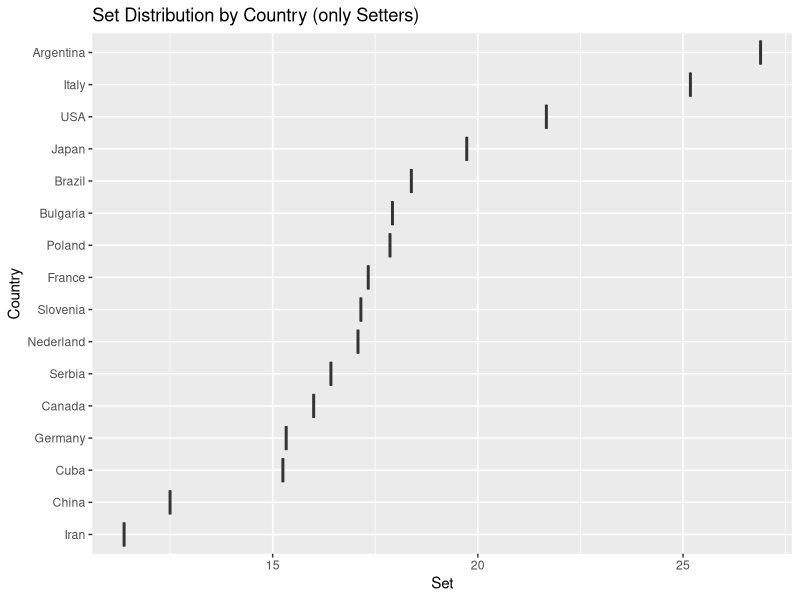
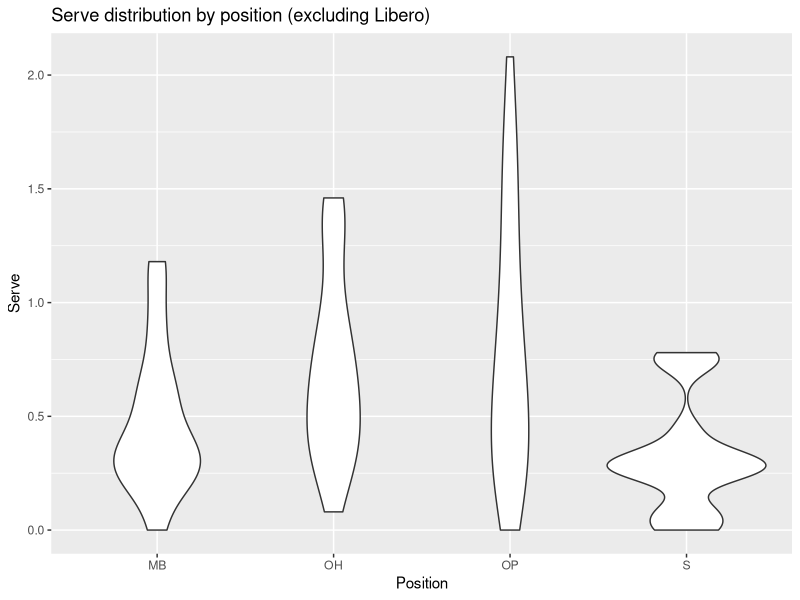
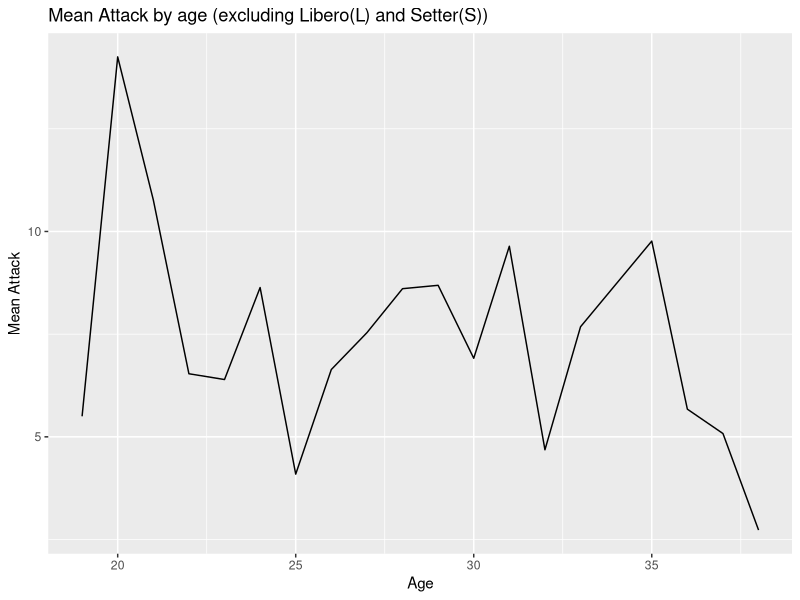
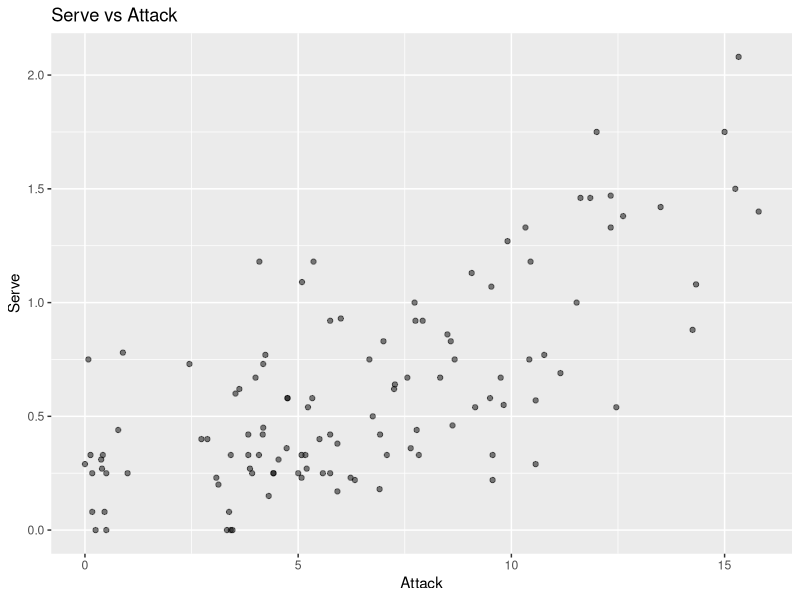
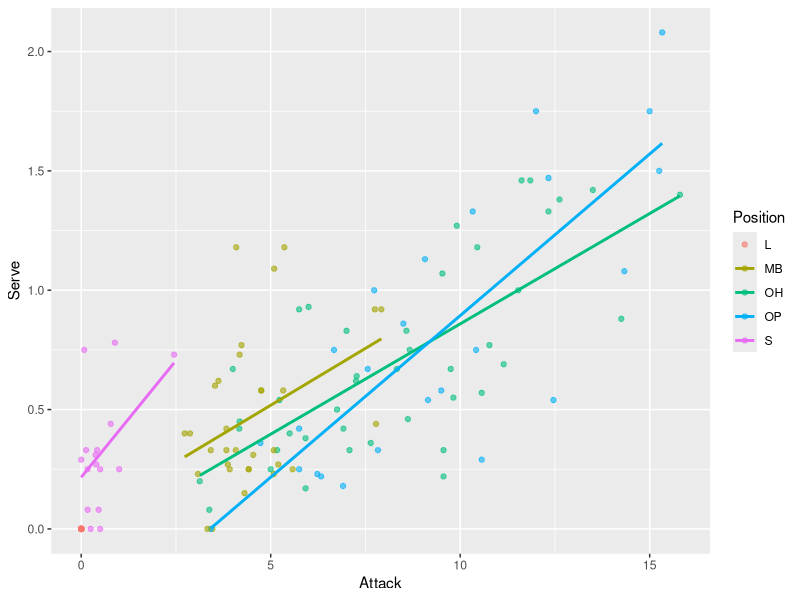

Recreate these plots in R, in order.
## ---- chunk 1
library(tidyverse)

mydata <- read_csv("data/VNL2023.csv")

## ---- chunk 2
library(dplyr)
View(mydata)
summary(mydata)

## ---- chunk 3
# See how many people in each position
mydata %>%
    count(Position)
# See how many peopke in each country
mydata %>%
  count(Country)
# See how many peopke in each country
mydata %>%
  count(Age)


# See the mean value of Age
mean(mydata$Age)

# See the mean value of Age each Position
mydata %>%
  group_by(Position) %>%
  summarise(mean_age = mean(Age), na.rm = TRUE)

#See the mean value of Attack in each country without Libero and Setter
mydata %>%
  filter(Position %in% c('OH', 'MB', "OP")) %>%
  group_by(Country) %>%
  summarise(mean_attack_country = mean(Attack, na.rm=TRUE)) %>%
  arrange(mean_attack_country)

#See the mean value of Attack in each age without Libero and Setter
mydata %>%
  filter(Position %in% c('OH', 'MB', "OP")) %>%
  group_by(Age) %>%
  summarise(mean_attack_age = mean(Attack, na.rm=TRUE)) %>%
  arrange(mean_attack_age)
  
#See the mean value of Block in each country without Libero 
mydata %>%
  filter(Position != 'L') %>%
  group_by(Country) %>%
  summarise(mean_block_country = mean(Block, na.rm=TRUE)) %>%
  arrange(mean_block_country)

#See the mean value of Block in each age without Libero and Setter
mydata %>%
  filter(Position %in% c('OH', 'MB', "OP")) %>%
  group_by(Age) %>%
  summarise(mean_block_age = mean(Block, na.rm=TRUE)) %>%
  arrange(mean_block_age)

# See the mean value of Set in each country
mydata %>%
  filter(Position == 'S') %>%
  group_by(Country) %>%
  summarise(mean_set_country = mean(Set, na.rm=TRUE)) %>%
  arrange(mean_set_country)

# See the mean value of Set in each age
mydata %>%
  filter(Position == 'S') %>%
  group_by(Age) %>%
  summarise(mean_set_age = mean(Set, na.rm=TRUE)) %>%
  arrange(mean_set_age)






# See the median of Attack of each Position
mydata %>%
  group_by(Position) %>%
  summarise(median_attack = median(Attack, na.rm = TRUE))

# See the median of Dig of each Position
mydata %>%
  group_by(Position) %>%
  summarise(median_dig = median(Dig, na.rm = TRUE)) %>%
  arrange(desc(median_dig))

# See the median value of Attack in each country without Libero and Setter
mydata %>%
  filter(Position %in% c('OH', 'MB', "OP")) %>%
  group_by(Country) %>%
  summarise(median_attack_country = median(Attack, na.rm=TRUE)) %>%
  arrange(median_attack_country)



# See the Satndard Deviation of Age
sd(mydata$Age)


# See the minimum of Age
min(mydata$Age)

# See the minimum rate of the Attack in each country without Libero and Setter
mydata %>%
  filter(Position %in% c('OH', 'MB', "OP")) %>%
  group_by(Country) %>%
  summarise(min_attack_country = min(Attack, na.rm = TRUE)) %>%
  arrange(min_attack_country)
  


# See the max value of Age
max(mydata$Age)
## ---- chunk 4
# insert code here
# See the set accuracy by each country
mydata %>%
  filter(Position == 'S') %>% # filternign to setters only
  ggplot(aes(x = Set, y = fct_reorder(Country, Set, median))) +
  geom_boxplot() +
  labs(
    title = "Set Distribution by Country (only Setters)",
    x = "Set",
    y = "Country"
  )


## ---- chunk 5
# insert code here

# See the Serve distribution by position (excluding Libero)

mydata %>%
  filter(!Position %in% c("L")) %>% #Libero doesn't serve
  group_by(Position) %>%
  ggplot(aes(x = Position, y = Serve)) +
  geom_violin() +
  labs(
    title = "Serve distribution by position (excluding Libero)",
    x = "Position",
    y = "Serve"
  )

## ---- chunk 6
# insert code here

# See mean attack by age
mydata %>%
  filter(Position %in% c('MB', 'OH', 'OP')) %>%
  group_by(Age) %>%
  summarize(mean_attack = mean(Attack)) %>%
  ggplot(aes(x = Age, y = mean_attack)) +
  geom_line() +
labs(
    title = "Mean Attack by age (excluding Libero(L) and Setter(S))",
    x = "Age",
    y = "Mean Attack"
  )

## ---- chunk 7
# insert code here
#See the relationship between serve and attack

mydata %>%
  filter(Position != 'L') %>%
  ggplot(aes(x = Attack, y = Serve)) +
  geom_point(alpha = 0.5) +
  labs(
    title = "Serve vs Attack",
    x = "Attack",
    y = "Serve"
  )

mydata %>%
ggplot(aes(Attack, Serve, color = Position)) +
  geom_point(alpha = 0.6) +
  geom_smooth(method = "lm", se = FALSE)

